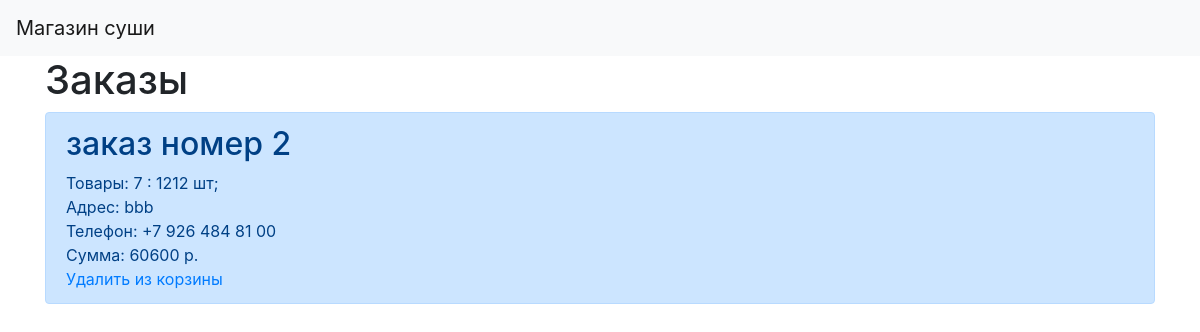
The app's page /show_zacaz, older data.
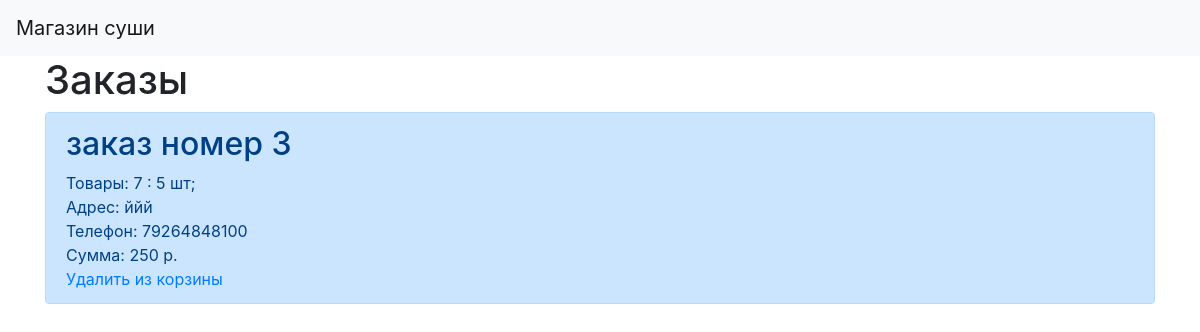
The same page, newer data.
### tables this page shows
CREATE TABLE zacaz 
                            (id INTEGER PRIMARY KEY AUTOINCREMENT, 
                             foods VARCHAR(1000),
                             address VARCHAR(100),
                             telephone_number VARCHAR(20),
                             sum INTEGER
                             );

### market.py (the view)
@app.route('/show_zacaz')
def showZacazFunc():
    return render_template('show_zacaz.html', title='Заказы', zacaz=zacazDB.get_all())

### market.py (called while the page is built)
    def get_all(self):
        cursor = self.connection.cursor()
        cursor.execute("SELECT * FROM zacaz")
        rows = cursor.fetchall()
        return rows

### templates/show_zacaz.html (shortened to what this page needs)
{% extends "base.html" %}
{% block content %}
{% for item in zacaz %}
    <div class="alert alert-primary" role="alert">
        <h2>заказ номер {{item[0]}}</h2>
        <div>Товары: {{item[1]}}</div>
        <div>Адрес: {{item[2]}}</div>
        <div>Телефон: {{item[3]}}</div>
        <div>Сумма: {{item[4]}} р.</div>
        <a href="/delete_zacaz/{{item[0]}}">Удалить из корзины</a>
    </div>
{% endfor %}
{% endblock %}

### templates/base.html (shortened to what this page needs)
<!doctype html>
<html lang="en">
<head>
    <link rel="stylesheet" href="https://maxcdn.bootstrapcdn.com/bootstrap/4.0.0/css/bootstrap.min.css">
</head>
  <body>
    <header>
      <nav class="navbar navbar-light bg-light">
        <a class="navbar-brand" href="/">Магазин суши</a>
      </nav>
    </header>
    <main role="main" class="container">
        <h1>{{title}}</h1>
        {% block content %}{% endblock %}
    </main>
  </body>
</html>

Row changes from the older to the newer data that the page shows:
removed zacaz: id "2", foods "7 : 1212 шт;", address "bbb", telephone_number "+7 926 484 81 00", sum "60600"
added zacaz: id "3", foods "7 : 5 шт;", address "ййй", telephone_number "79264848100", sum "250"
